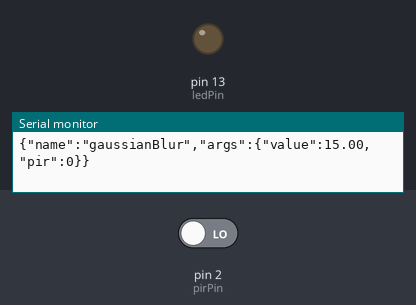
Bench run of a sketch on a simulated Arduino Uno, built with avr-gcc and run on an emulated ATmega328P. Shown: output pins drawn as LEDs (lit = HIGH), the last lines printed to the serial monitor. Inputs (shaded band) come from the test bench; at power-on: pin 2 (pirPin) LOW.

Above: at 1.2 s.
1.3 s: pin 2 (pirPin) driven HIGH
At 2.5 s:
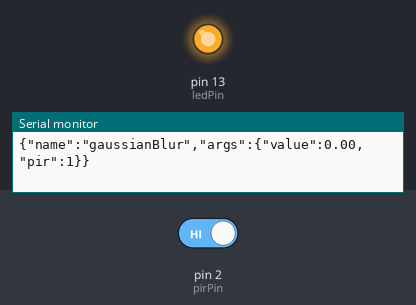
2.8 s: pin 2 (pirPin) driven LOW
At 3.8 s:
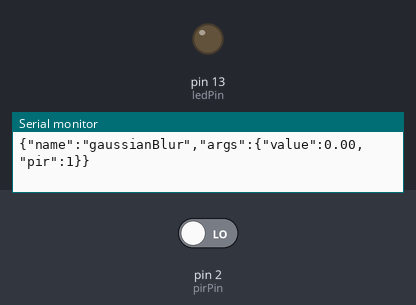
Timing chart, 0 to 5.8 s (numbered marks = the images above; inputs shaded):
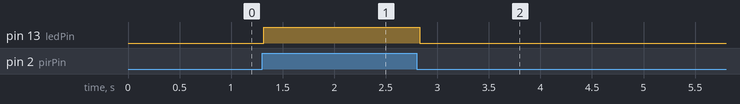

The sketch:

sketch.ino
```cpp
const int pirPin = 2;
const int ledPin = 13;
const int d = 50; // ms

const float outMin = 0;// 0 - 100
const float outMax = 90;// 0 - 100

const int timeIn = 2000; // in ms
const int timeOut = 7000; // in ms

const int howlong = 5000;// in ms

int pirState = 0;
int lastPirState = 0;
int stepOut = 0;
int lastStepOut = 0;

unsigned long ts;
unsigned long dt;

bool wait = false;


void setup()
{
  pinMode(pirPin, INPUT);
  pinMode(ledPin, OUTPUT);
  Serial.begin(9600);

  ts = millis();
}

void loop()
{
  pirState = digitalRead(pirPin);

  if(pirState == HIGH){
	  digitalWrite(ledPin,HIGH);

	  if(pirState != lastPirState){
	  	  wait = true;
		  ts = millis();
		  if(stepOut > outMin)// we didn't finish the last slope
		  	  ts-=timeIn*(stepOut - outMin)/(outMax - outMin);
	  }

	  dt = millis() - ts;

	  if(dt<timeIn)
		stepOut = outMin + dt*(outMax - outMin)/timeIn;
	  else
	  	stepOut = outMax;

  }else{
	  digitalWrite(ledPin,LOW);

	  if(pirState != lastPirState){
		  wait = true;
		  ts = millis();
		  //if(stepOut < outMax)// we didn't finish the last slope
			//  ts-=timeOut*(stepOut - outMax)/(outMin - outMax);
	  }

	  dt = millis() - ts;

	  if(!wait){
		  if(dt<timeOut)
			stepOut = outMax + dt*(outMin - outMax)/timeOut;
		  else
			stepOut = outMin;
	  }else{
	  	  if(dt>=howlong){
	  	  	wait = false;
			ts = millis();
			if(stepOut < outMax)// we didn't finish the last slope
				ts-=timeOut*(stepOut - outMax)/(outMin - outMax);
		  }
	  }


  }

  if(stepOut != lastStepOut){
	  Serial.print("{\"name\":\"gaussianBlur\",\"args\":{\"value\":");
	  Serial.print(outMax - stepOut);
	  Serial.print(",\"pir\":");
	  Serial.print(pirState);
	  Serial.print("}}");
	  Serial.println();
  }

  lastStepOut = stepOut;
  lastPirState = pirState;

  delay(d);

}
```

Measured:
- after the input at 1.3 s, pin 13 (ledPin): LOW → HIGH at once
- after the input at 2.8 s, pin 13 (ledPin): HIGH → LOW at once
